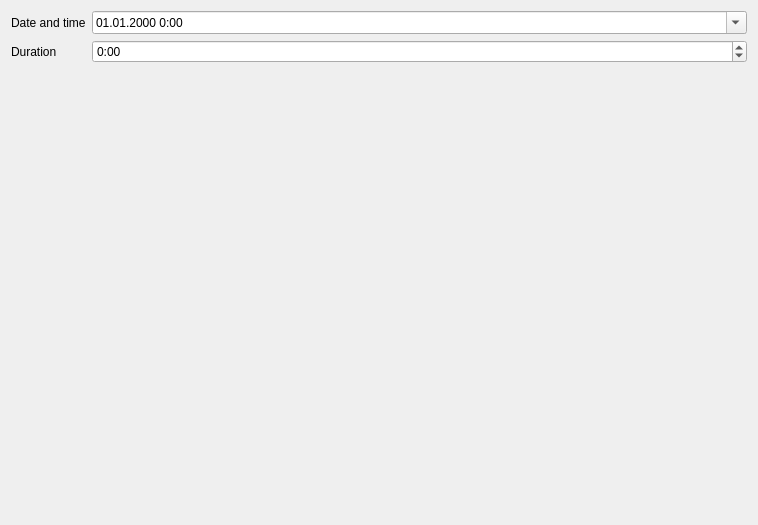
<?xml version="1.0" encoding="UTF-8"?>
<ui version="4.0">
 <class>ActivityWizardFixedDatePage</class>
 <widget class="QWizardPage" name="ActivityWizardFixedDatePage">
  <property name="geometry">
   <rect>
    <x>0</x>
    <y>0</y>
    <width>758</width>
    <height>525</height>
   </rect>
  </property>
  <property name="title">
   <string>Activity Date and Duration</string>
  </property>
  <property name="subTitle">
   <string>Fill in activity date, time and duration.</string>
  </property>
  <layout class="QFormLayout" name="formLayout">
   <item row="0" column="0">
    <widget class="QLabel" name="dateTimeLabel">
     <property name="text">
      <string>Date and time</string>
     </property>
    </widget>
   </item>
   <item row="1" column="0">
    <widget class="QLabel" name="durationLabel">
     <property name="text">
      <string>Duration</string>
     </property>
    </widget>
   </item>
   <item row="1" column="1">
    <widget class="QTimeEdit" name="durationEdit">
     <property name="wrapping">
      <bool>true</bool>
     </property>
     <property name="buttonSymbols">
      <enum>QAbstractSpinBox::UpDownArrows</enum>
     </property>
     <property name="displayFormat">
      <string notr="true">H:mm</string>
     </property>
    </widget>
   </item>
   <item row="0" column="1">
    <widget class="QDateTimeEdit" name="dateTimeEdit">
     <property name="displayFormat">
      <string notr="true">dd.MM.yyyy H:mm</string>
     </property>
     <property name="calendarPopup">
      <bool>true</bool>
     </property>
    </widget>
   </item>
  </layout>
 </widget>
 <tabstops>
  <tabstop>dateTimeEdit</tabstop>
  <tabstop>durationEdit</tabstop>
 </tabstops>
 <resources/>
 <connections/>
</ui>
